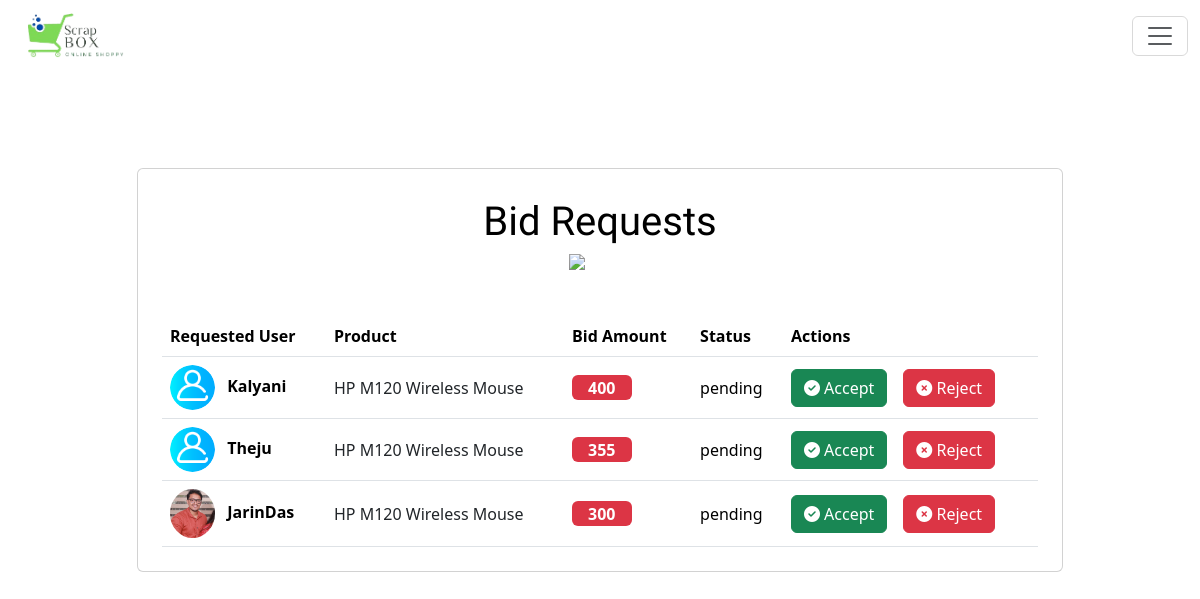
/bids/1 (signed in), run on the app's committed database.
### scrapapp/models.py (models this page shows, shortened)
class Bids(models.Model):
    user=models.ForeignKey(User,on_delete=models.CASCADE,related_name="user_bid")
    scrap=models.ForeignKey(Scraps,on_delete=models.CASCADE,related_name="scrap_bid")
    amount=models.PositiveIntegerField()
    options=(
        ("rejected","rejected"),
        ("pending","pending"),
        ("accepted","accepted")
    )
    status=models.CharField(max_length=200,choices=options,default="pending")

class UserProfile(models.Model):
    user=models.OneToOneField(User,on_delete=models.CASCADE,related_name="profile")
    address=models.CharField(max_length=200)
    phone=models.CharField(max_length=200)
    profile_picture=models.ImageField(upload_to="profilepics",null=True,blank=True)
    wishlists = models.ManyToManyField(Scraps, related_name='wishlisted_by', blank=True)
    def __str__(self) :
        return self.user.username

class Scraps(models.Model):
    user=models.ForeignKey(User,on_delete=models.CASCADE,related_name="user_scrap")
    name=models.CharField(max_length=200)
    condition=models.CharField(max_length=200)
    picture=models.ImageField(upload_to="scrappics",null=True)
    price=models.CharField(max_length=200)
    place=models.CharField(max_length=200)
    category=models.ForeignKey(Category,on_delete=models.CASCADE,related_name="scrap_cat")
    created_date=models.DateTimeField(auto_now_add=True)
    options=(
        ("Available","Available"),
        ("Soldout","Soldout")
    )
    status=models.CharField(max_length=200,choices=options,default="Available")
    def __str__(self) :
        return self.name

### scrapapp/views.py (the view, shortened to what this page needs)
# urls.py: path("bids/<int:pk>",views.BidRequestView.as_view(),name="bids_request"),
@method_decorator(signin_required,name="dispatch")
class BidRequestView(View):
      def get(self,request,*args,**kwargs):
        id=kwargs.get("pk")
        scrap = Scraps.objects.get(id=id)
        bids = scrap.scrap_bid.all()
        return render(request,'bid_request.html',{'scrap': scrap,
                                                  'bids': bids,})

### scrapapp/views.py (called while the page is built)
def signin_required(fn):
   def wrapper(request,*args,**kwargs):
      if not request.user.is_authenticated:
         messages.error(request,"Sign in required")
         return redirect('sign-in')
      else:
         return fn(request,*args,**kwargs)
   return wrapper

### scrapapp/templates/bid_request.html (shortened to what this page needs)
<!DOCTYPE html>
{%load static%}
<html lang="en">
<head>
    <link href="https://cdn.jsdelivr.net/npm/bootstrap@5.3.2/dist/css/bootstrap.min.css" rel="stylesheet">
    <link rel="stylesheet" href="https://cdnjs.cloudflare.com/ajax/libs/font-awesome/6.4.2/css/all.min.css" />
</head>
<body>
    <nav class="navbar fixed-top">
        <div class="container-fluid">
          <a class="navbar-brand" href="#"><img style="margin-left: 15px;"  src="{%static 'scrapapp/images/scrap_Box.png'%}" alt="" height="45px">
          </a>
          <button class="navbar-toggler" type="button" data-bs-toggle="offcanvas" data-bs-target="#offcanvasNavbar" aria-controls="offcanvasNavbar" aria-label="Toggle navigation">
            <span class="navbar-toggler-icon"></span>
          </button>
          </div>
      </nav>
<section class="vh-100 gradient-custom-2">
    <div class="container py-4 h-100" style="margin-top: -30px;">
      <div class="row d-flex justify-content-center align-items-center h-100">
        <div class="col-md-12 col-xl-10">
          <div class="card mask-custom">
            <div class="card-body p-4 text-white">
              <div class="text-center pb-2">
                <span><h1 class="bid_head" style="color: black;margin-top: 5px;">Bid Requests</h1>
                <img src="https://mdbcdn.b-cdn.net/img/Photos/new-templates/bootstrap-todo-list/check1.webp"
                  alt="Check" width="60" style="margin-bottom: 30px;"></span>
              </div>
              {%if bids%}
              <table class="table text-white mb-0">
                <thead>
                  <tr>
                    <th scope="col">Requested User</th>
                    <th scope="col">Product</th>
                    <th scope="col">Bid Amount</th>
                    <th scope="col">Status</th>
                    <th scope="col">Actions</th>
                  </tr>
                </thead>
                <tbody>
                {%for data in bids%}
                       {%if data.user.profile.profile_picture %}
                          <th>
                            <img class="rounded-circle" src="{{data.user.profile.profile_picture.url}}"
                              alt="avatar 1" style="width: 45px; height: auto;">
                      {%else%}
                      <th>
                              <img class="rounded-circle" src="{%static 'scrapapp/images/user_image2.png'%}"
                              alt="avatar 1" style="width: 45px; height: auto;">
                    {%endif%}
                            <span class="ms-2">{{data.user.profile}}</span>
                          </th></th>
                    <td class="align-middle">
                        <span><a href="{%url 'scrap_details' scrap.id%}" class="card-text text-decoration-none text-dark"> {{data.scrap}}</a></span>
                    </td>
                    <td class="align-middle">
                      <h6 class="mb-0"><span class="badge bg-danger">{{data.amount}}</span></h6>
                    </td>
                    <td class="align-middle">
                        <span> {{data.status}}</span>
                    </td>
                    <td class="align-middle">
                        <form class="d-flex gap-3" action="{%url 'bids_request' data.id%}" method="post">
                            <div>
                                <button name="action" value="accept" class="btn btn-success "><i class="fa-solid fa-circle-check"></i> Accept</button>
                            </div>
                            <div>
                                <button name="action" value="reject" class="btn btn-danger"><i class="fa-solid fa-circle-xmark"></i> Reject</button>
                            </div>
                        </form>
                    </td>
                  {%endfor%}
                {%else%}
                   <img src="{%static 'scrapapp/images/request.jpg'%}" style="height: 250px;width: 250px;margin-left: 320px;"  alt="">
                   <p style="color: black;text-align: center;">No bid requests to show</p>
                {% endif %}
                </tbody>
              </table>
            </div>
          </div>
        </div>
      </div>
    </div>
  </section>
</body>
</html>

### scrapapp/templates/bid_request.html (style rules this page uses)
.bid_head { font-family: 'Dancing Script', cursive; font-family: 'Lobster Two', sans-serif; }
.badge.bg-danger { font-size: 1rem; padding: 0.3rem 1rem; }

### data on the page
Bids: user.profile "Kalyani", scrap "HP M120 Wireless Mouse", amount "400", status "pending"
Bids: user.profile "Theju", scrap "HP M120 Wireless Mouse", amount "355", status "pending"
Bids: user.profile.profile_picture (picture), user.profile "JarinDas", scrap "HP M120 Wireless Mouse", amount "300", status "pending"
